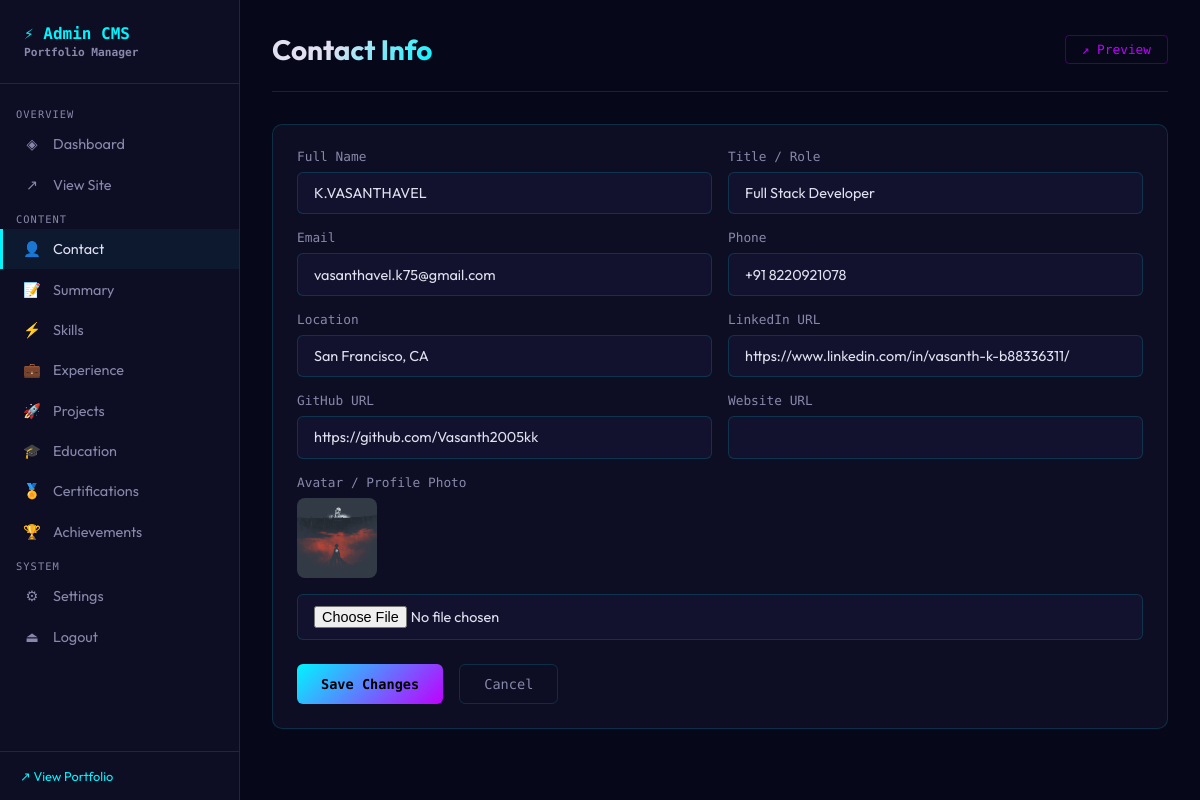
The page /admin/contact (signed in) on the database its author committed.
### tables this page shows
CREATE TABLE contact_info (
        id INTEGER PRIMARY KEY,
        name TEXT, title TEXT, email TEXT, phone TEXT,
        location TEXT, linkedin TEXT, github TEXT, website TEXT, avatar_url TEXT
    );

### app/routes/admin.py (the view, shortened to what this page needs)
@admin_bp.route('/contact', methods=['GET', 'POST'])
@login_required
def contact():
    db = get_db(current_app.config['DB_PATH'])
    item = db.execute("SELECT * FROM contact_info LIMIT 1").fetchone()
    db.close()
    return render_template('admin/contact.html', item=item or {})

### app/db.py (called while the page is built)
def get_db(db_path):
    conn = sqlite3.connect(db_path)
    conn.row_factory = sqlite3.Row
    conn.execute("PRAGMA journal_mode=WAL")
    return conn

### app/routes/admin.py (called while the page is built)
def login_required(f):
    @wraps(f)
    def decorated(*args, **kwargs):
        if not session.get('admin_logged_in'):
            return redirect(url_for('admin.login'))
        return f(*args, **kwargs)
    return decorated

### app/templates/admin/contact.html
{% extends 'admin/base.html' %}
{% block content %}
<div class="page-header"><div><div class="page-title">Contact Info</div></div><a href="/" target="_blank" class="preview-link">↗ Preview</a></div>
<div class="card">
  <form method="POST" enctype="multipart/form-data">
    <div class="form-grid">
      <div class="form-group"><label>Full Name</label><input name="name" value="{{ item.name or '' }}" required></div>
      <div class="form-group"><label>Title / Role</label><input name="title" value="{{ item.title or '' }}"></div>
      <div class="form-group"><label>Email</label><input type="email" name="email" value="{{ item.email or '' }}"></div>
      <div class="form-group"><label>Phone</label><input name="phone" value="{{ item.phone or '' }}"></div>
      <div class="form-group"><label>Location</label><input name="location" value="{{ item.location or '' }}"></div>
      <div class="form-group"><label>LinkedIn URL</label><input name="linkedin" value="{{ item.linkedin or '' }}"></div>
      <div class="form-group"><label>GitHub URL</label><input name="github" value="{{ item.github or '' }}"></div>
      <div class="form-group"><label>Website URL</label><input name="website" value="{{ item.website or '' }}"></div>
      <div class="form-group full">
        <label>Avatar / Profile Photo</label>
        {% if item.avatar_url %}<img src="{{ item.avatar_url }}" style="width:80px;height:80px;border-radius:8px;object-fit:cover;margin-bottom:.5rem;display:block">{% endif %}
        <input type="file" name="avatar" accept="image/*">
      </div>
    </div>
    <div class="form-actions"><button type="submit" class="btn btn-primary">Save Changes</button><a href="/admin/" class="btn btn-ghost">Cancel</a></div>
  </form>
</div>
{% endblock %}

### app/templates/admin/base.html (style rules this page uses)
:root { --accent: #00f5ff; --secondary: #bf00ff; --bg: #07071a; --bg2: #0d0d24; --bg3: #12122e; --text: #e0e0f0; --text-dim: #8888aa; --border: rgba(0, 245, 255, 0.15); --success: #00cc88; --error: #ff4466; --font-mono: 'Space Mono', monospace; --font: 'Outfit', sans-serif; --r: 10px; }
*, *::before, *::after { box-sizing: border-box; margin: 0; padding: 0; }
body { font-family: var(--font); background: var(--bg); color: var(--text); min-height: 100vh; display: flex; }
.page-header { display: flex; justify-content: space-between; align-items: center; margin-bottom: 2rem; padding-bottom: 1.5rem; border-bottom: 1px solid var(--border); }
.page-title { font-size: 1.75rem; font-weight: 700; background: linear-gradient(135deg, var(--text) 40%, var(--accent)); -webkit-background-clip: text; -webkit-text-fill-color: transparent; background-clip: text; }
.card { background: var(--bg2); border: 1px solid var(--border); border-radius: var(--r); padding: 1.5rem; margin-bottom: 1.5rem; }
.form-grid { display: grid; grid-template-columns: repeat(auto-fill, minmax(280px, 1fr)); gap: 1rem; }
.form-group { display: flex; flex-direction: column; gap: 0.5rem; }
.form-group.full { grid-column: 1 / -1; }
label { font-size: 0.8rem; color: var(--text-dim); font-family: var(--font-mono); }
input, textarea, select { background: var(--bg3); border: 1px solid var(--border); border-radius: 6px; padding: 0.7rem 1rem; color: var(--text); font-family: var(--font); font-size: 0.9rem; transition: border-color 0.2s; width: 100%; }
.form-actions { display: flex; gap: 1rem; margin-top: 1.5rem; flex-wrap: wrap; }
.btn { padding: 0.7rem 1.5rem; border-radius: 6px; font-family: var(--font-mono); font-size: 0.85rem; cursor: pointer; text-decoration: none; display: inline-flex; align-items: center; gap: 0.5rem; border: none; transition: all 0.2s; }
.btn-primary { background: linear-gradient(135deg, var(--accent), var(--secondary)); color: #000; font-weight: 700; }
.btn-ghost { background: transparent; color: var(--text-dim); border: 1px solid var(--border); }
.preview-link { display: inline-flex; align-items: center; gap: 0.5rem; font-family: var(--font-mono); font-size: 0.8rem; color: var(--secondary); text-decoration: none; border: 1px solid rgba(191, 0, 255, 0.3); padding: 0.4rem 1rem; border-radius: 4px; }

### rows shown on the page
contact_info: name "K.VASANTHAVEL", title "Full Stack Developer", email "vasanthavel.k75@gmail.com", phone "+91 8220921078", location "San Francisco, CA", linkedin "https://www.linkedin.com/in/vasanth-k-b88336311/", github "https://github.com/Vasanth2005kk", avatar_url (picture)
